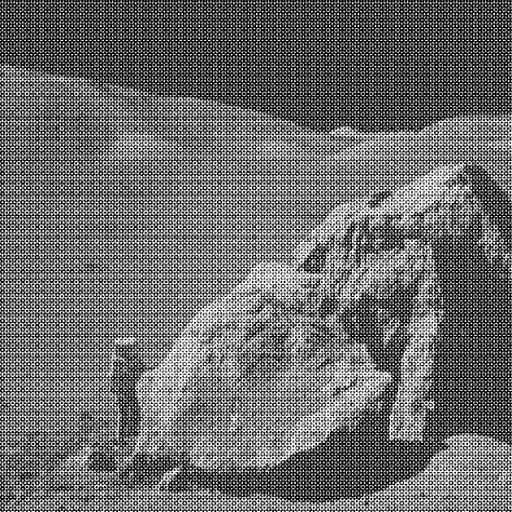
#> input picture test_cases_data/apollo17.png, 512 x 512 px, found by its file name; its folder holds 4 pictures in this run
$ jupyter execute --allow-errors Fourier_Filtering.ipynb   (shell and % lines are left out)
#> lines starting #> are read from the running program, lines starting #| are printed output that depends on the picture
# Instalando as bibliotecas

# Definindo as funções

[cell 1]
# Gustavo Lelli Guirao				NUSP: 11918182
# SCC0251 - Image Processing and Analysis (1º/2024)
# Assigment 2 - Fourier Transform and Filtering
###################################################

import imageio.v3 as imageio
import numpy as np
import matplotlib.pyplot as plt
import math

def low_pass_filter(P, Q, kernel_size: int) -> np.ndarray:
    # Create a low-pass filter mask with the same dimensions as the image
	mask = np.zeros((P, Q), dtype=np.uint8)
	Y, X = np.ogrid[:P, :Q]
	mask_area = (X - (P/2))**2 + (Y - (Q/2))**2 <= kernel_size**2
	mask[mask_area] = 1

	return mask

def high_pass_filter(P, Q, kernel_size: int) -> np.ndarray:
    # Create a high-pass filter mask with the same dimensions as the image
	mask = np.ones((P, Q), dtype=np.uint8)
	Y, X = np.ogrid[:P, :Q]
	mask_area = (X - (P/2))**2 + (Y - (Q/2))**2 <= kernel_size**2
	mask[mask_area] = 0

	return mask

def band_pass_filter(P, Q, kernel_size1, kernel_size2: int) -> np.ndarray:
    # Create a band-pass filter mask with the same dimensions as the image
	mask = np.ones((P, Q), dtype=np.uint8)
	Y, X = np.ogrid[:P, :Q]

	mask_area1 = (X - (P/2))**2 + (Y - (Q/2))**2 <= kernel_size1**2
	mask[mask_area1] = 0

	mask_area2 = (X - (P/2))**2 + (Y - (Q/2))**2 <= kernel_size2**2
	mask[mask_area2] = 1

	return mask

def laplacian_high_pass_filter(P, Q) -> np.ndarray:
    # Create a laplacian high-pass filter mask with the same dimensions as the image
	Y, X = np.ogrid[:P, :Q]
	mask = -4 * (math.pi**2) * ((X - (P/2))**2 + (Y - (Q/2))**2)

	return mask

def gaussian_low_pass_filter(P, Q, ro1, ro2) -> np.ndarray:
    # Create a gaussian low-pass filter mask with the same dimensions as the image
	Y, X = np.ogrid[:P, :Q]
	mask = np.exp(-((((X - (P/2))**2) / (2 * (ro1**2))) + ((Y - (Q/2))**2) / (2 * (ro2**2))))

	return mask

# Root Mean Squared Error
def RMSE(reference_image, filtered_image):
    result = 0
    n, m = filtered_image.shape

    for i in range(n):
        for j in range(m):
            result += ((reference_image[i][j] - filtered_image[i][j]) ** 2)
    rmse = math.sqrt(result / (n * m))

    return rmse

[cell 2]
input_image = input().strip()
#> the answer given: test_cases_data/apollo17.png
reference_image = input().strip()
#> the answer given: test_cases_data/arara.png
index = int(input())
#> the answer given: 3

# Load an example image (you can replace this with your own image)
image = imageio.imread("test_cases_data/" + input_image)
#> image is the input picture: shape (512, 512); min 0, max 255, mean 108.1
reference_image = imageio.imread("test_cases_reference/" + reference_image)
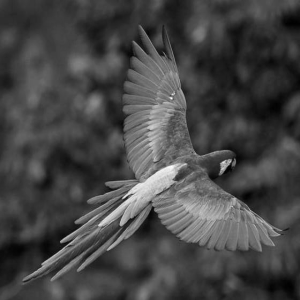
#> input picture test_cases_data/arara.png, 300 x 300 px, found by its file name
#> reference_image is the input picture: shape (300, 300); min 0, max 255, mean 69.6

f_image = np.fft.fft2(image)
f_shifted = np.fft.fftshift(f_image)

P, Q = f_shifted.shape
#> P = 512; Q = 512

if(index == 3):
	mask = laplacian_high_pass_filter(P, Q)
else:
	param = int(input())
	if(index == 0):
		mask = low_pass_filter(P, Q, param)
	elif(index == 1):
		mask = high_pass_filter(P, Q, param)
	else:
		param2 = int(input())
		if(index == 2):
			mask = band_pass_filter(P, Q, param, param2)
		else:
			mask = gaussian_low_pass_filter(P, Q, param, param2)

# Apply the filter mask to the frequency domain representation of the image
f_filtered = f_shifted * mask

# Use the inverse FFT to transform the filtered image back to the spatial domain
f_ishifted = np.fft.ifftshift(f_filtered)
img_back = np.fft.ifft2(f_ishifted)

# Take the magnitude to get real values
img_filtered = img_back.real
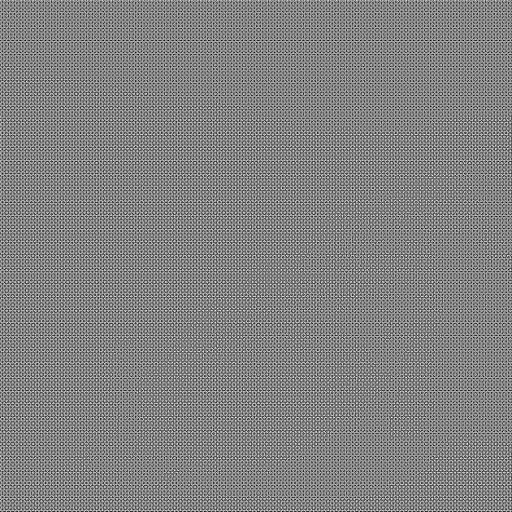
#> img_filtered: shape (512, 512) float64; min -308730253.3, max 296608155.4, mean 0; drawn with min black and max white
img_filtered = (img_filtered-np.min(img_filtered)) * (255/(np.max(img_filtered)-np.min(img_filtered)))

imageio.imwrite('output.png', img_filtered.astype(np.uint8))

#> (the rest of this cell did not finish here and is left out)

#> after the loop in RMSE, `for i in range(n):`: result = 2840306.3

# Display the results
plt.figure(figsize=(10, 5))
plt.subplot(141)
plt.imshow(mask, cmap="gray")
plt.title('Filter')
plt.subplot(142)
plt.imshow(image, cmap="gray")
plt.title('Original Image')
plt.axis('off')
plt.subplot(143)
plt.imshow(img_filtered, cmap="gray")
plt.title('Filtered Image')
plt.axis('off')
plt.subplot(144)
plt.imshow(reference_image, cmap="gray")
plt.title('Reference Image')
plt.axis('off')
plt.show()
